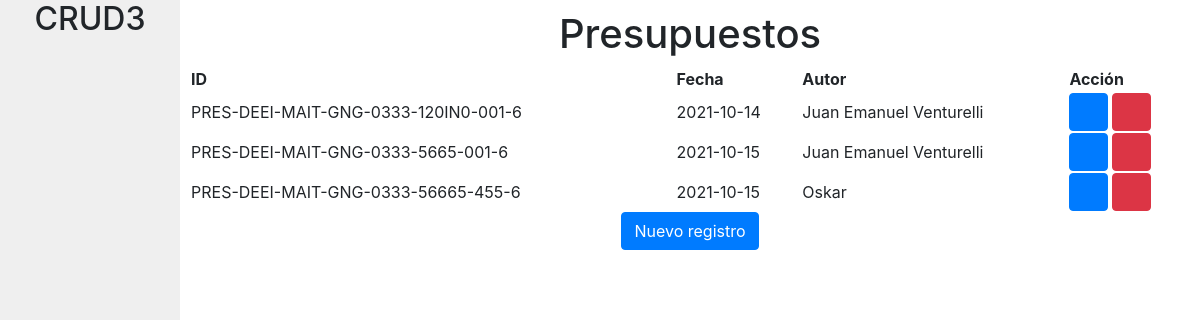
Before: /app/presupuesto_list with the older database file.
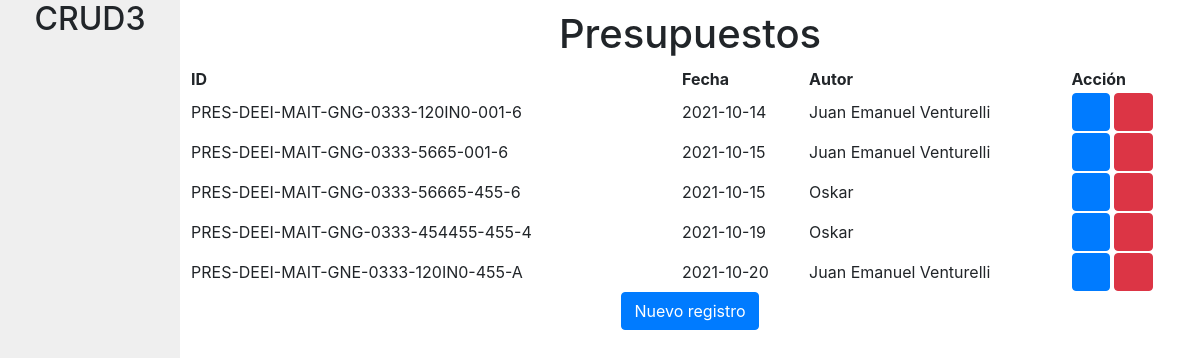
After: the same page with the newer database file.
### app/models.py (models this page shows, shortened)
class Presupuesto(models.Model):
    eid = models.CharField(max_length=20)
    efecha = models.DateField(default=date.today)
    edescripcion = models.TextField(max_length=256)
    eautor = models.ForeignKey(Employee, on_delete=models.CASCADE)
    class Meta:
        db_table = "presupuesto"

class Employee(models.Model):
    ename = models.CharField(max_length=100)
    eemail = models.EmailField()
    econtact = models.CharField(max_length=15, blank=True)
    def __str__(self):
        return "%s" % (self.ename)
    class Meta:
        db_table = "employee"

### app/views.py (the view)
# urls.py: path('presupuesto_list', views.presupuesto_list, name='presupuesto_list'),
def presupuesto_list (request):
    Table = Presupuesto.objects.all()
    return render(request, 'app/presupuesto_list.html', {'Table':Table})

### app/templates/app/presupuesto_list.html (shortened to what this page needs)
{% extends "base.html" %}
{% load static%}
{% block content %}
{% with table_name="presupuesto"  %}
<center><h1>Presupuestos</h1></center>
<table id="table_list" class="display" style="width:100%">
    <thead>
	  <tr>
        <th scope="col">ID</th>
        <th scope="col">Fecha</th>
        <th scope="col">Autor</th>
        <th scope="col">Acción</th>
      </tr>
    </thead>
    <tbody>
    {% for row in Table %}
    <tr>
        <td>{{ row.eid }}</td>
        <td>{{ row.efecha|date:'Y-m-d'}}</td>
        <td>{{ row.eautor}}</td>
        <td>
			<a class="btn btn-primary" href="/app/{{table_name}}_edit/{{ row.id }}">
               <i aria-hidden="true" class="fa fa-edit"></i>
            </a>
			<a class="btn btn-danger" href="#" onclick="javascript:showdelete('{{ row.id }}');">
				<i aria-hidden="true" class="fa fa-trash"></i>
            </a>
        </td>
    </tr>
    {% endfor %}
    </tbody>
</table>
<center><a type="button" class="btn btn-primary" href="/app/{{table_name}}_new">Nuevo registro</a></center>
{% endwith %}
{% endblock %}

Changed rows visible on the page:
added Presupuesto: eid "PRES-DEEI-MAIT-GNG-0333-454455-455-4", efecha "2021-10-19", eautor "Oskar"
added Presupuesto: eid "PRES-DEEI-MAIT-GNE-0333-120IN0-455-A", efecha "2021-10-20", eautor "Juan Emanuel Venturelli"
